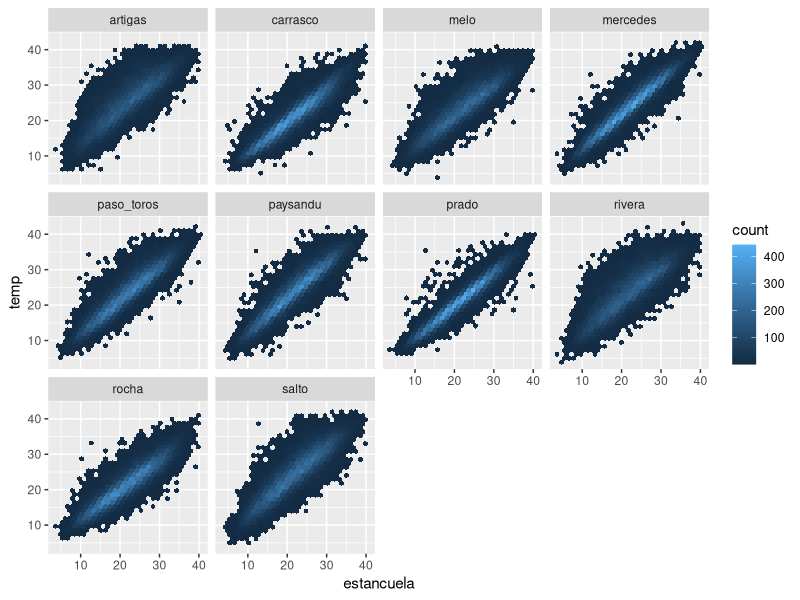

Here is the R script that generated this plot: (Note: this script raises an error after producing the figure.)

paquetes <- c("tidyverse","lubridate","dlm")
sapply(paquetes,require,character.only=T)

# datos originales
minimas <- read.table("Tn_1950_2014_con_QC_v1.txt", sep = ',', na.strings = "NaN")
maximas <- read.table("Tx_1950_2014_con_QC_v1.txt", sep = ',', na.strings = "NaN")


maximas %>%  set_names(nm = c( "year", "month", "day","artigas", "carrasco", 
                 "estancuela", "melo", "mercedes", "paso_toros", 
                 "paysandu", "prado", "rivera", "rocha", "salto") ) %>% 
  select(-year, -month, -day) %>% 
  gather(estacion, temp, -estancuela) %>% 
  ggplot() + geom_hex(aes(estancuela, temp) ) + facet_wrap(~estacion) 
          
# funcion que arma los datos UNIvariados, y centrados
data_fun <- function(estacion) { 
  # estacion es un symbol: sym('estacion')
  bind_rows(list(Tn=minimas, Tx=maximas), .id = 'serie') %>%
    set_names(nm = c("serie", "year", "month", "day","artigas", "carrasco", 
                     "estancuela", "melo", "mercedes", "paso_toros", 
                     "paysandu", "prado", "rivera", "rocha", "salto")  ) %>% 
    group_by(serie) %>% mutate(temp.bar = mean(!!!estacion , na.rm=T) ) %>% 
    ungroup() %>% 
    select(c(serie, year, month, day, temp.bar, !!!estacion) ) %>% 
    mutate(fecha = make_date(year, month, day), 
           month2 = formatC(month, width=2, format="d", flag="0"),
           day2 = formatC(day, width=2,format="d",flag="0"),
           dia = paste(month,day,sep="-"),
           temp = !!estacion -temp.bar) 
}

mod_fun <- function(yy, mm, prs) {
  # ys: los datos de la serie, (es mejor que sea un ts() ??? )
  # mm: el modelo a estimar
  # prs: los valores iniciales de los parametros a estimar
  mod <- dlmMLE( yy, parm = prs, build = mm )
  filtro <- dlmFilter(yy, mm( mod$par ) )
  smooth <- dlmSmooth(yy, mm(mod$par) )
  list(modelo=mod, filtro=filtro, smooth=smooth)
}

# Modelo para estanzuela, tiene UN solo dato faltante
esta <- sym('estancuela')
datos <- data_fun(esta)

mms <-  function(par) dlmModPoly(1, dV = exp(par[2]), dW = exp(par[3])) + dlmModTrig(s = 365, q=2, dV = exp(par[1]), dW = 0)

  

yy <- filter(datos, serie == 'Tn') %>% pull(temp) %>% ts(start = c(1950, 1), frequency = 365)
mod1 <- mod_fun(yy, mms, c(0,0,0) )

# en estancuela falta el 31/12/2008 (mucha fiesta), pero el modelo lo imputa
datos %>% filter(serie == 'Tn') %>% 
  mutate(yhat = apply(mod1$smooth$s[-1, c(1,3,5)], 1, sum) )  %>% 
  filter(fecha > make_date(2008, 12, 26), fecha < make_date(2009, 1, 10)) %>% 
  ggplot() + geom_line(aes(fecha, temp)) + geom_point(aes(fecha, yhat), color = 'red' )
  
# corroborar la fecha del faltante ... con time, parece que es en 2009
# por los bisiestos ????
time(yy)[is.na(yy)]

# otra estacion..

mms <-  function(par) dlmModTrig(s = 365, q=2, dV = exp(par[1]), dW = 0) + 
  dlmModTrig(s = 100, q=2, dV = exp(par[2]), dW = 0)


pay <- sym('paysandu')
datos.pay <- data_fun(pay)
yy.pay <- filter(datos.pay, serie == 'Tn') %>% pull(temp) %>% ts(start = c(1950, 1), frequency = 365)

mod1.pay <- mod_fun(yy = yy.pay[(11*365):(14*365)], mms, c(0,0, 0) )

mod1.pay$modelo$par
mms(mod1.pay$modelo$par)


datos.pay %>% filter(serie == 'Tn') %>% slice((11*365):(14*365)) %>% 
  mutate(yhat = apply(mod1.pay$smooth$s[-1, c(1,3,5,7)], 1, sum) )  %>% 
  #filter(fecha > make_date(2014, 1, 1)) %>% 
  #filter(fecha > make_date(1962, 1, 1), fecha < make_date(1962, 7, 15)) %>%  
  ggplot() + geom_line(aes(fecha, temp)) + geom_line(aes(fecha, yhat), color = 'red' )


#---













  
#====================================================
# # mugre ....
# ggplot(datos) + geom_line( aes(fecha, temp) ) + facet_grid(serie~.)
# 
# # modelos para minimas
# mms <- list(
#   function(par)  dlmModTrig(s = 365, q=2, dV = exp(par[1]), dW = 0) +  
#     dlmModPoly(1, dV = exp(par[2]), dW = exp(par[3])),
#   function(par)  dlmModTrig(s = 365, q=2, dV = exp(par[1]), dW = exp(par[2]))
# )
# 
# Tn.mod1 <- dlmMLE( yy, parm = c(0,0,0), build = mm[[1]] )
# Tn.mod2 <- dlmMLE( yy, parm = c(0,0), build = mm[[2]] )
# Tn.mod3 <- dlmMLE( yy, parm = c(0,0), build = mm[[3]] )
# 
# Tn.mod <- lapply(mm, function(ll) dlmMLE(yy, parm = c(0,0,0,0), build = ll ))
# lapply(list(Tn.mod2, Tn.mod3), function(x) x$convergence )
# 
# Tn.smooth1 <- dlmSmooth(yy, mm[[1]](Tn.mod1$par) )
# Tn.smooth2 <- dlmSmooth(yy, mm[[2]](Tn.mod2$par) )
# Tn.smooth3 <- dlmSmooth(yy, mm[[3]](Tn.mod3$par) )
# 
# mean(abs(residuals(dlmFilter(yy, mm[[2]](Tn.mod2$par)), type = "raw", sd = FALSE)) / yy, na.rm = T)
# 
# filter(datos, serie == 'Tn') %>% 
#   mutate(yhat = apply(Tn.smooth2$s[-1, c(1,3) ],1,sum) ) %>% 
#   select(fecha, year, temp, yhat) %>% 
#   ggplot() + 
#   geom_line(aes(fecha, temp)) + geom_line(aes(fecha, yhat), color='red') 
# 
# Tn.smooth2$s[-1,] %>% ts() %>% plot()

                       